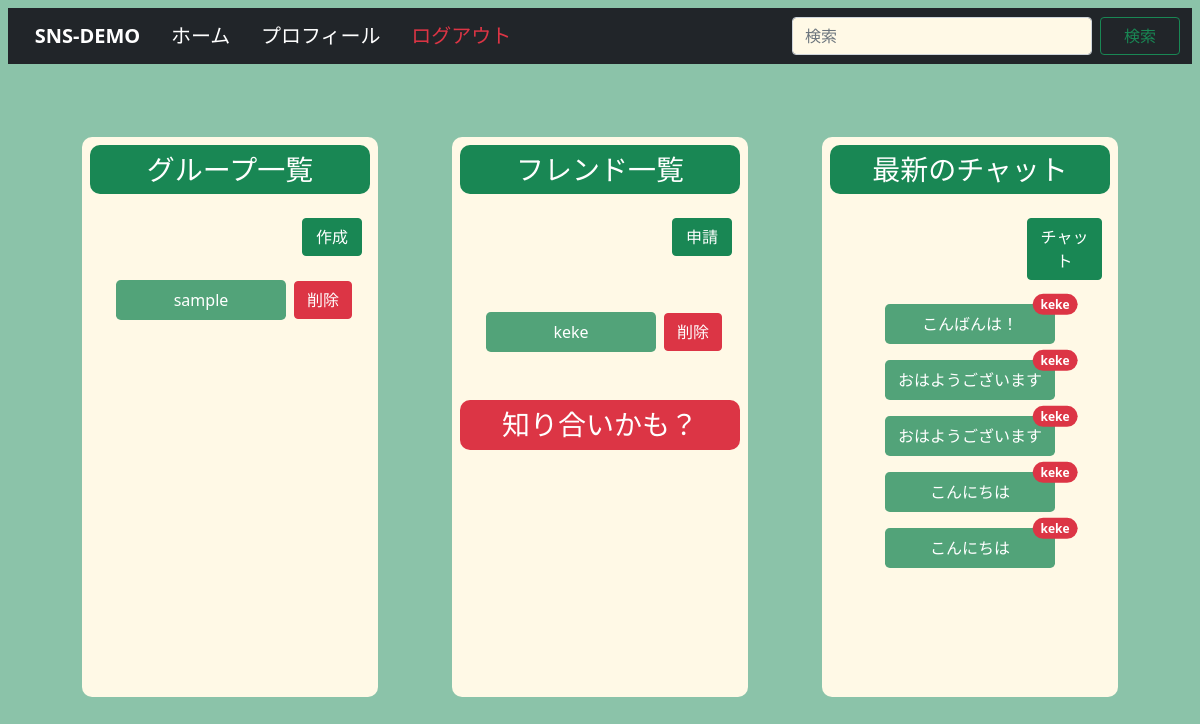
/app/home/ (signed in), run on an earlier commit of the app's database.
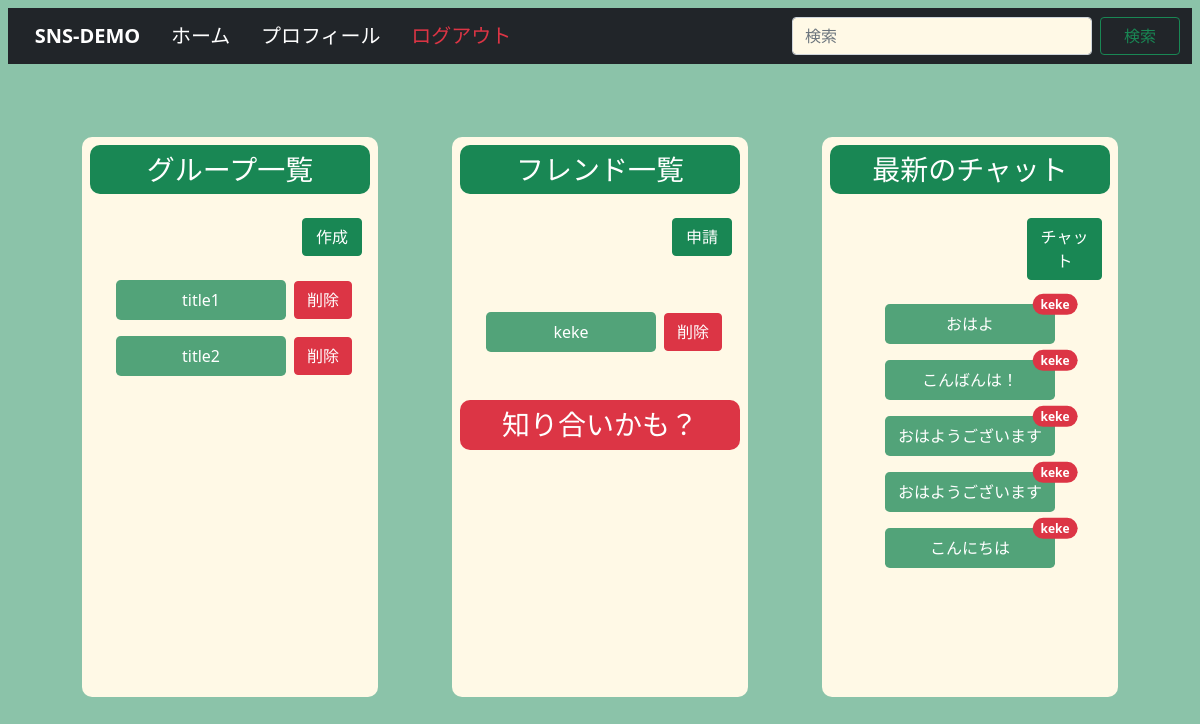
And on a later commit of the database.
### app/models.py (models this page shows, shortened)
class Group(models.Model):
    id = models.UUIDField(default=uuid.uuid4, primary_key=True)
    owner = models.ForeignKey(get_user_model(), on_delete=models.CASCADE,  related_name='group_owner')
    member = models.ManyToManyField(get_user_model(), related_name='group_member')
    title = models.CharField(max_length=30)
    icon = models.ImageField(null=True, blank=True)
    def __str__(self):
        return self.title

class Friend(models.Model):
    id = models.UUIDField(default=uuid.uuid4, primary_key=True)
    send_from = models.ForeignKey(get_user_model(), on_delete=models.CASCADE, related_name='friend_send_from')
    send_to = models.ForeignKey(get_user_model(), on_delete=models.CASCADE)
    profile_send_from = models.ForeignKey(Profile, on_delete=models.CASCADE, null=True, related_name='profile_send_from')
    profile_send_to = models.ForeignKey(Profile, on_delete=models.CASCADE, null=True)
    deny_flag = models.BooleanField(default=False)
    promise_flag = models.BooleanField(default=False)

class Profile(models.Model):
    id = models.UUIDField(default=uuid.uuid4, primary_key=True)
    user = models.OneToOneField(get_user_model(), on_delete=models.CASCADE)
    nick_name = models.CharField(max_length=20)
    icon = models.ImageField(upload_to='../media/images/', default='images/unknown.jpeg', null=True, blank=True)
    one_mes = models.TextField(max_length=100)
    created_at = models.DateTimeField(auto_now_add=True)
    updated_at = models.DateTimeField(auto_now=True)

class Message(models.Model):
    id = models.UUIDField(default=uuid.uuid4, primary_key=True)
    owner = models.ForeignKey(get_user_model(), on_delete=models.CASCADE)
    profile = models.ForeignKey(Profile, on_delete=models.CASCADE, null=True)
    friend = models.CharField(max_length=30, null=True, blank=True)
    content = models.TextField(max_length=1000)
    good_count = models.PositiveIntegerField(default=0)
    share_count = models.PositiveIntegerField(default=0)
    group = models.ForeignKey(Group, on_delete=models.CASCADE, null=True)
    created_at = models.DateTimeField(auto_now_add=True)

### app/views.py (the view)
# urls.py: path('home/', views.home, name='home'),
@login_required
def home(request):
    user = get_user_model().objects.get(email=request.user)
    groups = user.group_member.all()
    friends = Friend.objects.filter(promise_flag=True)
    friends = friends.filter(Q(send_from=request.user) | Q(send_to=request.user))
    deny_friends = Friend.objects.filter(deny_flag=False, promise_flag=False)
    deny_friends = deny_friends.filter(Q(send_from=request.user) | Q(send_to=request.user))
    friend_id_list = []
    new_chats_list = []
    new_chats_to_friends = Friend.objects.filter(promise_flag=True, send_from=request.user)
    for new_chats_to_friend in new_chats_to_friends:
        friend_id_list.append(new_chats_to_friend.id)
    new_chats_from_friends = Friend.objects.filter(promise_flag=True, send_to=request.user)
    for new_chats_from_friend in new_chats_from_friends:
        friend_id_list.append(new_chats_from_friend.id)
    new_chats = Message.objects.filter(friend__in=friend_id_list).order_by('-created_at')
    for new_chat in new_chats:
        if new_chat.owner != request.user:
            new_chats_list.append(new_chat)
        else:
            pass
    new_chats = new_chats_list[:5]
    return render(request, 'page/home.html', {'groups': groups,
                                              'friends': friends,
                                              'deny_friends': deny_friends,
                                              'new_chats': new_chats})

### account/models.py (called while the page is built)
    def __str__(self):
        return self.email

### template/page/home.html (shortened to what this page needs)
{% extends 'base/base.html' %}
{% block main %}
<div id="home-container" class="d-flex align-items-center justify-content-around" style="">
    <div id="home-second-container" class="d-flex justify-content-evenly" style="width: 100%;">
        <div class="" id="home-group-container" style="background-color: #FFF9E6;border-radius: 10px;">
            <h3 class="bg-success m-2 p-2 text-white" style="text-align: center;border-radius: 10px;">グループ一覧</h3>
            <div class="d-flex flex-column bd-highlight　bg-success">
                <div class="d-flex flex-row-reverse p-2 m-2">
                    <a class="btn btn-success text-decoration-none text-white" style="width: 60px;" href="{% url 'group_create' %}">作成</a>
                </div>
                <div class="d-flex flex-column justify-content-center" style="align-items: center;">
                    {% for group in groups %}
                        <div class="d-flex flex-row align-items-center" style="flex-wrap: wrap;">
                            <a href="{% url 'group_chat' pk=group.id %}" class="text-decoration-none text-black p-2">
                                <div class="rounded-3 bg-success p-2 text-white bg-opacity-75"style="text-align: center;max-width: 300px; min-width: 170px;">{{ group }}</div>
                            </a>
                            <a class="btn btn-danger text-decoration-none text-white" href="{% url 'group_delete' pk=group.id %}">削除</a>
                        </div>
                    {% endfor %}
                </div>
            </div>
        </div>
        <div class="" id="home-friend-container" style="background-color: #FFF9E6;border-radius: 10px;">
            <h3 class="bg-success m-2 p-2 text-white" style="text-align: center;border-radius: 10px;">フレンド一覧</h3>
            <div class="d-flex flex-column bd-highlight　bg-success">
                <div class="d-flex flex-row-reverse p-2 m-2">
                    <a class="btn btn-success text-decoration-none text-white" style="width: 60px;" href="{% url 'friend_search' %}">申請</a>
                </div>
                <div class="d-flex flex-column justify-content-center" style="align-items: center;min-height: 120px;max-height: 120px;">
                    {% for friend in friends %}
                        {% if friend.send_to == request.user %}
                        <div class="d-flex flex-row align-items-center" style="flex-wrap: wrap;">
                            <a href="{% url 'friend_chat' pk=friend.id %}" class="text-decoration-none text-black p-2">
                                <div class="rounded-3 bg-success p-2 text-white bg-opacity-75"style="text-align: center;max-width: 300px; min-width: 170px;">{{ friend.profile_send_from.nick_name }}</div>
                            </a>
                            <a class="btn btn-danger text-decoration-none text-white" href="{% url 'friend_delete' pk=friend.id %}">削除</a>
                        </div>
                        {% else %}
                        <div class="d-flex flex-row align-items-center" style="flex-wrap: wrap;">
                            <a href="{% url 'friend_chat' pk=friend.id %}" class="text-decoration-none text-black p-2">
                                <div class="rounded-3 bg-success p-2 text-white bg-opacity-75"style="text-align: center;max-width: 300px; min-width: 170px;">{{ friend.profile_send_to.nick_name }}</div>
                            </a>
                            <a class="btn btn-danger text-decoration-none text-white" href="{% url 'friend_delete' pk=friend.id %}">削除</a>
                        </div>
                        {% endif %}
                    {% endfor %}
                </div>
            </div>
            <div>
                <h3 class="bg-danger m-2 p-2 text-white" style="text-align: center;border-radius: 10px;">知り合いかも？</h3>
            </div>
            <div class="d-flex flex-column bd-highlight　bg-success">
                <div class="d-flex flex-column p-2 justify-content-center" style="align-items: center;min-height: 180px;max-height: 180px;">
                </div>
            </div>
        </div>
        <div class="" id="home-chat-container" style="background-color: #FFF9E6;border-radius: 10px;">
            <h3 class="bg-success m-2 p-2 text-white" style="text-align: center;border-radius: 10px;">最新のチャット</h3>
            <div class="d-flex flex-column bd-highlight　bg-success">
                <div class="d-flex flex-row-reverse p-2 m-2">
                    <a class="btn btn-success text-decoration-none text-white" style="width: 75px;" href="#">チャット</a>
                </div>
                <div class="d-flex flex-column justify-content-center" style="align-items: center;">
                    {% for new_chat in new_chats %}
                    <div class="d-flex flex-row">
                        <a href="/app/friend_chat/{{ new_chat.friend }}/" class="text-decoration-none text-black p-2">
                            <div class="rounded-3 bg-success p-2 text-white bg-opacity-75 position-relative" style="text-align: center;max-width: 300px; min-width: 170px;">
                                {{ new_chat.content }}
                                  <span class="position-absolute top-0 start-100 translate-middle badge rounded-pill bg-danger">
                                    {{ new_chat.profile.nick_name }}
                                  </span>
                            </div>
                        </a>
                    </div>
                    {% endfor %}
                </div>
            </div>
        </div>
    </div>
</div>
{% endblock %}

### template/base/base.html (shortened to what this page needs)
{% load static %}
<!DOCTYPE html>
<html lang="ja">
<head>
    <link href="{% static 'css/base.css' %}" rel="stylesheet">
    <link href="{% static 'css/login.css' %}" rel="stylesheet">
    <link href="{% static 'css/signup.css' %}" rel="stylesheet">
    <link href="{% static 'css/home.css' %}" rel="stylesheet">
    <link href="{% static 'css/chat.css' %}" rel="stylesheet">
    <link href="https://cdn.jsdelivr.net/npm/bootstrap@5.1.3/dist/css/bootstrap.min.css" rel="stylesheet">
    <link href="https://use.fontawesome.com/releases/v5.6.1/css/all.css" rel="stylesheet">
</head>
<body onload="init_scroll();" id="body-container" style="width: 100%;height: 100vh;">
<div class="container-fluid bg-success p-2 h-vh" style="--bs-bg-opacity: .5;height: 100vh;">
{% block header %}
<nav class="navbar navbar-dark bg-dark">
  <div class="container-fluid">
    <div class="d-flex flex-row justify-content-evenly" style="width: 45%;">
        <a class="navbar-brand" style="font-size: 20px;font-weight: bold;">SNS-DEMO</a>
        <a class="navbar-brand" href="{% url 'home' %}">ホーム</a>
        <a class="navbar-brand" href="{% url 'profile' %}">プロフィール</a>
        <a class="navbar-brand text-danger" href="{% url 'logout' %}">ログアウト</a>
    </div>
    <form class="d-flex">
      <input class="form-control me-2" type="search" style="background-color: #FFF9E6;width: 300px;" placeholder="検索" aria-label="Search">
      <button class="btn btn-outline-success" style="width: 80px;" type="submit">検索</button>
    </form>
  </div>
</nav>
{% endblock %}
{% block main %}
{% endblock %}
</div>
</body>
</html>

### static/css/base.css (style rules this page uses)
body { font-family: 'Oswald', sans-serif; color:#630; line-height:25px; font-size:0.95em; }

### static/css/home.css (style rules this page uses)
#body-container { width: 100%; height: 100vh; overflow-y: scroll; -ms-overflow-style: none; }
#home-container { height: 90%; }
#home-group-container { height: 70vh; width: 25%; }
#home-friend-container { height: 70vh; width: 25%; }
#home-chat-container { height: 70vh; width: 25%; }

What changed in the data, as far as the page shows it:
removed Group: title "sample"
no longer on this page (row unchanged): Message: content "こんにちは", profile.nick_name "keke"
added Group: title "title1"
added Group: title "title2"
added Message: content "おはよ", profile.nick_name "keke"
